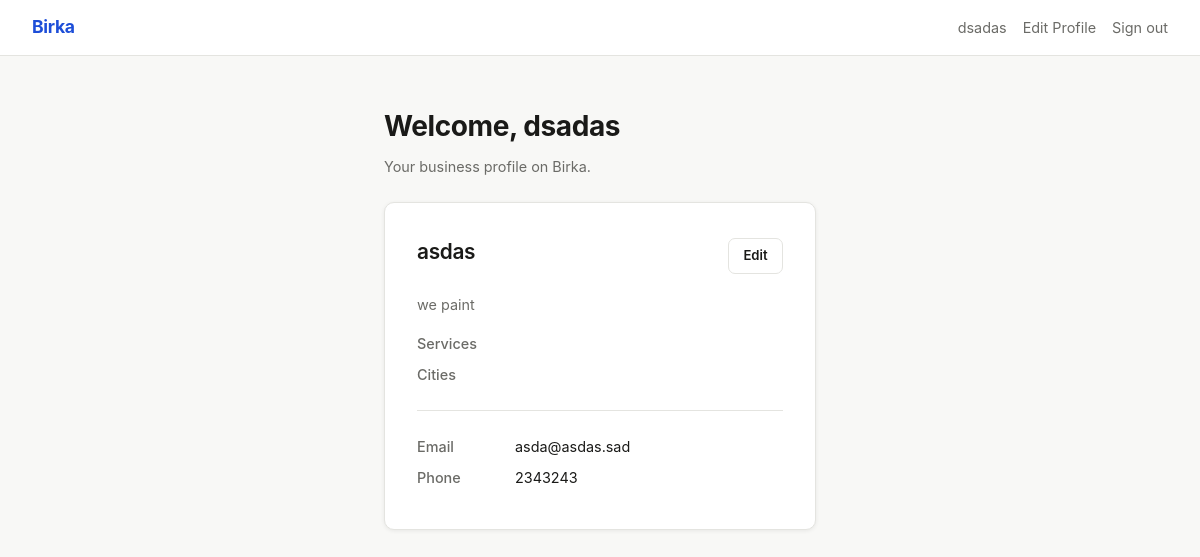
/seller/dashboard (signed in), run on the app's committed database.
### models.py (models this page shows, shortened)
class User(db.Model):
    id = db.Column(db.Integer, primary_key=True)
    email = db.Column(db.String(120), unique=True, nullable=False)
    password_hash = db.Column(db.String(256), nullable=False)
    name = db.Column(db.String(100), nullable=False)
    phone = db.Column(db.String(30), default='')
    role = db.Column(db.String(10), nullable=False)  # 'buyer' or 'seller'
    seller_profile = db.relationship('SellerProfile', backref='user', uselist=False, cascade='all, delete-orphan')

class SellerProfile(db.Model):
    id = db.Column(db.Integer, primary_key=True)
    user_id = db.Column(db.Integer, db.ForeignKey('user.id'), nullable=False)
    business_name = db.Column(db.String(200), nullable=False)
    raw_description = db.Column(db.Text)
    summary = db.Column(db.Text)
    services = db.Column(db.Text, default='[]')   # JSON list of service keys
    cities = db.Column(db.Text, default='[]')      # JSON list of city names
    price_min = db.Column(db.Integer, default=0)
    price_max = db.Column(db.Integer, default=0)
    def get_services(self): return json.loads(self.services or '[]')
    def get_cities(self):   return json.loads(self.cities or '[]')

### app.py (the view)
@app.route('/seller/dashboard')
def seller_dashboard():
    u = current_user()
    if not u or u.role != 'seller':
        return redirect(url_for('login'))
    return render_template('seller_dashboard.html', user=u, profile=u.seller_profile)

### app.py (called while the page is built)
def current_user():
    uid = session.get('user_id')
    return User.query.get(uid) if uid else None

### templates/seller_dashboard.html (shortened to what this page needs)
{% extends 'base.html' %}
{% block content %}
<div class="container-sm">
  <div style="margin-bottom:1.5rem;">
    <h1>Welcome, {{ user.name }}</h1>
    <p class="muted">Your business profile on Birka.</p>
  </div>
  {% if not profile %}
  <div class="card" style="text-align:center;padding:2.5rem;">
    <p class="muted" style="margin-bottom:1rem;">You haven't set up your business profile yet.</p>
    <a href="{{ url_for('seller_setup') }}" class="btn btn-primary">Set up profile</a>
  </div>
  {% else %}
  <div class="card">
    <div class="section-header">
      <h2>{{ profile.business_name }}</h2>
      <a href="{{ url_for('seller_setup') }}" class="btn btn-outline btn-sm">Edit</a>
    </div>
    {% if profile.summary %}
      <p style="color:var(--muted);font-size:.9rem;margin-bottom:1rem;">{{ profile.summary }}</p>
    {% endif %}
    <div class="detail-row">
      <span class="detail-label">Services</span>
    </div>
    <div class="detail-row">
      <span class="detail-label">Cities</span>
    </div>
    <hr class="divider">
    <div class="detail-row">
      <span class="detail-label">Email</span>
      <span>{{ user.email }}</span>
    </div>
    <div class="detail-row">
      <span class="detail-label">Phone</span>
      <span>{{ user.phone or '—' }}</span>
    </div>
  </div>
  {% endif %}
</div>
{% endblock %}

### templates/base.html (shortened to what this page needs)
<!DOCTYPE html>
<html lang="en">
<head>
  <link rel="stylesheet" href="{{ url_for('static', filename='style.css') }}">
</head>
<body>
<nav>
  <a class="brand" href="/">Birka</a>
  <div class="links">
    {% if user %}
      <span class="muted">{{ user.name }}</span>
      {% if user.role == 'seller' %}
        <a href="{{ url_for('seller_setup') }}">Edit Profile</a>
      {% endif %}
      <a href="{{ url_for('logout') }}">Sign out</a>
    {% else %}
      <a href="{{ url_for('login') }}">Sign in</a>
      <a href="{{ url_for('register') }}" class="btn btn-primary btn-sm">Get started</a>
    {% endif %}
  </div>
</nav>
{% block content %}{% endblock %}
</body>
</html>

### static/style.css (style rules this page uses)
*, *::before, *::after { box-sizing: border-box; margin: 0; padding: 0; }
:root { --bg: #f8f8f6; --surface: #ffffff; --border: #e4e4e0; --text: #1a1a18; --muted: #6b6b67; --accent: #1d4ed8; --accent-h: #1e40af; --danger: #dc2626; --radius: 10px; --shadow: 0 1px 4px rgba(0,0,0,.07); }
body { font-family: -apple-system, BlinkMacSystemFont, 'Segoe UI', system-ui, sans-serif; background: var(--bg); color: var(--text); min-height: 100vh; line-height: 1.6; }
nav { background: var(--surface); border-bottom: 1px solid var(--border); padding: 0 2rem; display: flex; align-items: center; justify-content: space-between; height: 56px; }
nav .brand { font-weight: 700; font-size: 1.1rem; color: var(--accent); text-decoration: none; letter-spacing: -.3px; }
nav .links { display: flex; gap: 1rem; align-items: center; }
nav .links a { color: var(--muted); text-decoration: none; font-size: .9rem; }
.container-sm { max-width: 480px; margin: 0 auto; padding: 3rem 1.5rem; }
.card { background: var(--surface); border: 1px solid var(--border); border-radius: var(--radius); padding: 2rem; box-shadow: var(--shadow); }
h1 { font-size: 1.75rem; font-weight: 700; letter-spacing: -.4px; margin-bottom: .4rem; }
h2 { font-size: 1.3rem; font-weight: 600; letter-spacing: -.3px; margin-bottom: .5rem; }
.muted { color: var(--muted); font-size: .9rem; }
p { margin-bottom: .75rem; }
.btn { display: inline-block; padding: .6rem 1.4rem; border-radius: 7px; font-size: .9rem; font-weight: 600; cursor: pointer; border: none; text-decoration: none; transition: background .15s, transform .1s; }
.btn-outline { background: transparent; border: 1px solid var(--border); color: var(--text); }
.btn-sm { padding: .4rem .9rem; font-size: .82rem; }
.section-header { display: flex; justify-content: space-between; align-items: center; margin-bottom: 1rem; }
.divider { border: none; border-top: 1px solid var(--border); margin: 1.5rem 0; }
.detail-row { display: flex; gap: .5rem; margin-bottom: .5rem; font-size: .9rem; }
.detail-label { color: var(--muted); min-width: 90px; font-weight: 500; }

### data on the page
User: name "dsadas", email "asda@asdas.sad", phone "2343243"
SellerProfile: business_name "asdas", summary "we paint"
